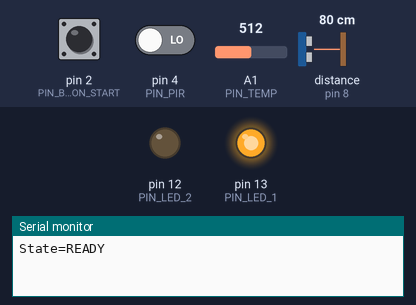
Recording of a sketch running on a simulated Arduino Uno, built with avr-gcc and run on an emulated ATmega328P. Shown: output pins drawn as LEDs (lit = HIGH), the last lines printed to the serial monitor. Dashed ring = blinking. The test bench sets the inputs (shaded band); at power-on: pin 2 (PIN_BUTTON_START) HIGH, pin 4 (PIN_PIR) LOW, A1 (PIN_TEMP) = 512, distance to the obstacle (sensor on pin 8) 80 cm. The echo pulse lasts 58.3 µs per cm; sleep ends after the set time or at an interrupt; pins used as bus, display or sensor lines are not drawn.

Above: at 1.2 s.
1.3 s: pin 2 (PIN_BUTTON_START) pulled LOW for 0.15 s
At 1.86 s:
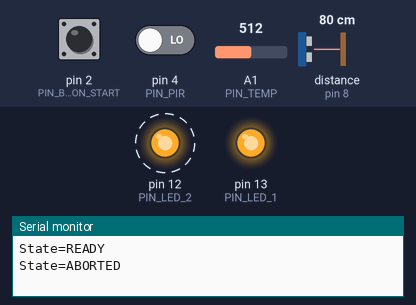
4.3 s: pin 2 (PIN_BUTTON_START) pulled LOW for 1 s
At 7.1 s:
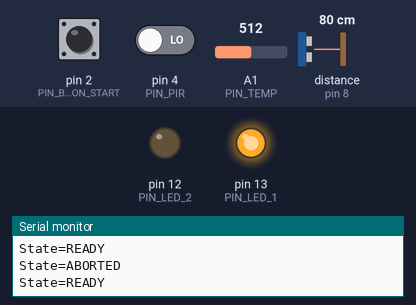
7.3 s: pin 2 (PIN_BUTTON_START) pulled LOW for 3.2 s
At 18.6 s:
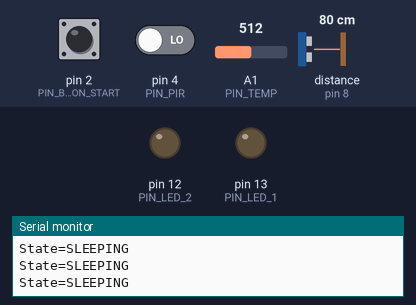
Timing chart, 0 to 19.5 s (numbered marks = the images above; inputs shaded):
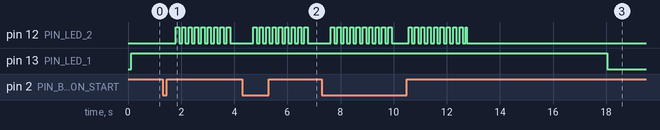

The sketch:

smart_experiment.ino
```cpp
/*
 * "Arduino Smart-Experiment" - Sistemi Embedded & IoT course of Università di Bologna.
 *
 * Authors:
 *  -Acampora Andrea
 *  -Accursi Giacomo
 */

#include "Arduino.h"
#include "Scheduler.h"
#include "Task.h"
#include "ReadyTask.h"
#include "InExecutionTask.h"
#include "AbortedTask.h"
#include "TerminatedTask.h"
#include "BlinkingTask.h"
#include "Globals.h"
#include "Button.h"
#include "Pir.h"
#include "Pot.h"
#include "ServoMotor.h"
#include "Temp.h"
#include "Light.h"
#include "Led.h"
#include "Sonar.h"
#include "MsgService.h"
#include "TaskManager.h"
#include "CheckButtonTask.h"

Scheduler sched;

TaskManager* taskManager;

Task* blinkingTask;
Task* checkButtonStartTask;
Task* checkButtonStopTask;
Task* readyTask;
Task* inExecutionTask;
Task* abortedTask;
Task* terminatedTask;


Light* led_1;
Light* led_2;
Button* button_start;
Button* button_stop;
Pir* pir;
Pot* pot;
Sonar* sonar;
ServoMotor* servo;
Temp* temp;

void setup() {
  MsgService.init();
  sched.init(40); // Minimum period of the scheduler to run all tasks.
  createComponents(); //function to initialize all components of the experiment.
  createTasks(); //function to create all tasks of the experiment.
  initTasks(); //function to set the period to the tasks.
  addTasks(); //function to add tasks to the scheduler
 }

void loop() {
  sched.schedule();
}

void createTasks(){
  blinkingTask = new BlinkingTask(led_2);
  checkButtonStartTask = new CheckButtonTask(button_start);
  checkButtonStopTask = new CheckButtonTask(button_stop);
  readyTask = new ReadyTask(led_1,checkButtonStartTask,pir);
  inExecutionTask = new InExecutionTask(led_2, pot, sonar, servo, temp, checkButtonStopTask);
  abortedTask = new AbortedTask(blinkingTask);
  terminatedTask = new TerminatedTask(blinkingTask);
  taskManager = new TaskManager(readyTask, inExecutionTask, abortedTask, terminatedTask);
}

void createComponents(){
  MsgService.init();
  led_1 = new Led(PIN_LED_1);
  led_2 = new Led(PIN_LED_2);
  button_start = new Button(PIN_BUTTON_START);
  button_stop = new Button(PIN_BUTTON_STOP);
  pir = new Pir(PIN_PIR);
  pot = new Pot(PIN_POT);
  sonar = new Sonar(SONAR_TRIGGER_PIN, SONAR_ECHO_PIN);
  servo = new ServoMotor(PIN_SERVO);
  temp = new Temp(PIN_TEMP);
}

void initTasks(){
  blinkingTask -> init(120);
  checkButtonStartTask -> init(40);
  checkButtonStopTask -> init(40);
  readyTask -> init(120);
  inExecutionTask -> init(40);
  abortedTask -> init(200);
  terminatedTask -> init(200);
  taskManager -> init(40); //It has the same period of the Scheduler because it has to check if tasks are actives.
  taskManager -> setActive(true);// The only task active at the beginning. It will activate the first task to execute.
}


void addTasks(){
  sched.addTask(taskManager);
  sched.addTask(checkButtonStartTask);
  sched.addTask(checkButtonStopTask);
  sched.addTask(inExecutionTask);
  sched.addTask(readyTask);
  sched.addTask(abortedTask);
  sched.addTask(terminatedTask);
  sched.addTask(blinkingTask);
}
```

AbortedTask.cpp
```cpp
#include "AbortedTask.h"
#include "Arduino.h"
#include "Globals.h"
#include "MsgService.h"

/**
 * This task is activated from the task manager when at the start of the Experiment the sonar doesn't detect any object.
 * It will active the BlinkingTask for 2 seconds.
 */
AbortedTask::AbortedTask(Task* blinkingTask){
  this -> blinkingTask = blinkingTask;
 }

void AbortedTask::init(int period){
  Task::init(period);
  state = START;
}

void AbortedTask::tick(){

  switch(state){

    case START:
       MsgService.sendMsg("State=ABORTED");
       this -> start_time = millis();
       this -> blinkingTask -> setActive(true);
       state = BLINKING;
       break;

    case BLINKING:
        if(this -> isTimeExpired()){
          state = EXIT;
        }
        break;

      case EXIT:
        state = START;
        this -> blinkingTask -> setActive(false);
        this -> setActive(false);
        break;
  }
}


bool AbortedTask::isTimeExpired(){
  return millis() - this -> start_time >= ERROR_TIME;
}
```

AbortedTask.h
```cpp
#ifndef __ABORTEDTASK__
#define __ABORTEDTASK__

#include "Task.h"
#include "BlinkingTask.h"
#include "Arduino.h"
#include "Globals.h"
#include "MsgService.h"

#define ERROR_TIME 2000

/**
 * This task is activated from the task manager when at the start of the Experiment the sonar doesn't detect any object.
 * It will activate the BlinkingTask for 2 seconds.
 */
class AbortedTask: public Task {

    Task* blinkingTask;
    unsigned long start_time;
    enum { START, BLINKING , EXIT} state;

    bool isTimeExpired();

public:

  AbortedTask(Task* blinkingTask);
  void init(int period);
  void tick();

};


#endif
```

BlinkingTask.cpp
```cpp
#include "BlinkingTask.h"
#include "Arduino.h"

/**
 * The task that manage the blinking of a led.
 */
BlinkingTask::BlinkingTask(Light* led){
  this->led = led;
}

void BlinkingTask::init(int period){
  Task::init(period);
  state = ON;
}

void BlinkingTask::setActive(bool active){
  Task::setActive(active);
  if(!active){
    led->switchOff();
  }
}

void BlinkingTask::tick(){
  switch (state){
    case ON: {
      led->switchOn();
      state = OFF;
      break;
    }
    case OFF: {
      led->switchOff();
      state = ON;
      break;
    }
  }
}
```

BlinkingTask.h
```cpp
#ifndef __BLINKINGTASK__
#define __BLINKINGTASK__

#include "Task.h"
#include "Light.h"

/**
 * The task that manage the blinking of a led.
 */
class BlinkingTask: public Task {

public:
  BlinkingTask(Light* led);
  void init(int period);
  void setActive(bool active);
  void tick();

private:

  Light* led;
  enum { ON, OFF } state;

};

#endif
```

Button.cpp
```cpp
#include "Arduino.h"
#include "Button.h"

Button::Button(int pin){
    this->pin = pin;
    pinMode(pin,INPUT_PULLUP);
}

bool Button::isPressed(){
    return digitalRead(pin) == LOW;
}
```

Button.h
```cpp
#ifndef __BUTTON__
#define __BUTTON__

class Button{
    public:
        Button(int pin);
        bool isPressed();
    private:
        int pin;
};

#endif
```

CheckButtonTask.cpp
```cpp
#include "CheckButtonTask.h"
#include "Arduino.h"

/**
 * This task is used to check if  a button is pressed without using interrupts.
 * It's activated from any Macro task which needs it.
 */
CheckButtonTask::CheckButtonTask(Button* button){
  this->button = button;
}

void CheckButtonTask::init(int period){
  Task::init(period);
  state = ON;
}

void CheckButtonTask::tick(){
  switch(state){
    case ON:
     if(this -> button -> isPressed()){
       state = OFF;
     }
     break;

    case OFF:
      this -> setActive(false);
      state = ON;
      break;
  }
}
```

CheckButtonTask.h
```cpp
#ifndef __CHECKBUTTONTASK__
#define __CHECKBUTTONTASK__

#include "Task.h"
#include "Button.h"

/**
 * This task is used to check if  a button is pressed without using interrupts.
 * It's activated from any Macro task which needs it.
 */
class CheckButtonTask: public Task {

public:
  CheckButtonTask(Button* button);
  void init(int period);
  void tick();

private:

  Button* button;
  enum { ON, OFF } state;
};

#endif
```

Globals.h
```cpp
#ifndef __GLOBALS__
#define __GLOBALS__

/**
 * Contains all the global Experiment informations.
 */
#define MINFREQ 1
#define MAXFREQ 50

#define PIN_POT A0
#define PIN_SERVO 11
#define SONAR_TRIGGER_PIN 7
#define SONAR_ECHO_PIN 8
#define PIN_LED_1 13
#define PIN_LED_2 12
#define PIN_PIR 4
#define PIN_BUTTON_START 2
#define PIN_BUTTON_STOP 3
#define PIN_TEMP A1
#define MAX_OBJECT_DISTANCE 1

#define MAX_VEL 5
#define MAX_ANGLE 180

#endif
```

InExecutionTask.cpp
```cpp
#include "InExecutionTask.h"
/**
 * Task which represent the main actions of object's tracking during the experiment.
 * It's activated from the task manager when user press the ready button.
 */

InExecutionTask::InExecutionTask(Light* led_2, Pot* pot, Sonar* sonar, ServoMotor* servo, Temp* temp, Task* checkButtonStopTask){
  this -> led_2 = led_2;
  this -> pot = pot;
  this -> sonar = sonar;
  this -> servo = servo;
  this -> temp = temp;
  this -> checkButtonStopTask = checkButtonStopTask;
 }

void InExecutionTask::init(int period){
  Task::init(period);
  state = START;
}

void InExecutionTask::tick(){

  switch(state){

    case START:
      experiment_aborted = false;
      if (this -> sonar -> isObjectDetected(this -> temp -> getTemperature())){ //Checking if sonar detects something at the start of the experiment.
        MsgService.sendMsg("State=IN_EXECUTION");
        this -> checkButtonStopTask -> setActive(true);
        this -> led_2 -> switchOn();
        this -> frequency = this -> readFrequency(); //Reading the frequency from the pot.
        this -> frequency  %2 == 0 ? this -> frequency -= 1 : this -> frequency;
        this -> setPeriod(1000/MAXFREQ * (MAXFREQ - this -> frequency +1)); //Setting the period of the task with multiples of the scheduler period (40);
        this -> servo -> on();
        this -> start_time = millis();
        this -> old_t = millis();
        this -> calculatePosition();
        this -> old_position = position;
        this -> state = TRACKING;
      }else {
        experiment_aborted = true;
        this -> state = OVER;
      }
      break;

    case TRACKING:
      if (!this -> isTimeExpired() && !this->isButtonStopPressed()){//Checking if the experiment is over.
        this -> calculatePosition();
        this -> processData();
        this -> moveServo();
        this -> sendToSerial();
      } else {
         state = OVER;
      }
      break;

    case OVER:
      this -> servo -> off();
      state = START;
      this -> setActive(false);
      break;
  }
}

int InExecutionTask::readFrequency(){
  int value = this -> pot -> getValue();
  return  map(value, 0, 1023 , MINFREQ, MAXFREQ);
}

bool InExecutionTask::isTimeExpired(){
  return millis() - this -> start_time >= MAX_TIME;
}

void InExecutionTask::calculatePosition(){
  this -> position = this -> sonar -> getDistance(this -> temp -> getTemperature());
}

/**
 * The main method of the experiment.
 * It calculates speed and acceleration every tick of the task.
 */
void InExecutionTask::processData(){
  float old_speed = this -> speed;
  unsigned long t = millis();
  float delta_position = abs(this -> old_position - this -> position);
  float delta_t = (t - this -> old_t) / float(1000);
  this -> speed = delta_position / delta_t;
  float delta_speed = abs(old_speed - this -> speed);
  this -> acceleration = delta_speed / delta_t;
  this -> old_t = t;
  this -> old_position = this -> position;

}

/**
 * Method that round the speeed for setting it to the Servo.
 */
int InExecutionTask::arrotonda(float number){
  int resto = (number - int(number))*100;
  return resto > 50 ? ceil(number) : floor(number);
}

/**
 * Move the servo-motor depending on the speed.
 */
void InExecutionTask::moveServo(){
    if(this -> position < MAX_OBJECT_DISTANCE) {
    int servo_pos = map(arrotonda(this->speed),0,  MAX_VEL, 0 , MAX_ANGLE);
    this -> servo -> setPosition(constrain(servo_pos,0,MAX_ANGLE));
    }
}

void InExecutionTask::sendToSerial(){
  if(this -> position < MAX_OBJECT_DISTANCE) {
    MsgService.sendMsg(String("Pos=") + this -> position);
    MsgService.sendMsg(String("Speed=") + this -> speed);
    MsgService.sendMsg(String("Acc=") + this -> acceleration);
  } else{
    MsgService.sendMsg(String("DATA_ERROR"));
  }
}

bool InExecutionTask::isButtonStopPressed(){
  return !this -> checkButtonStopTask -> isActive();
}
```

InExecutionTask.h
```cpp
#ifndef __INEXECUTIONTASK__
#define __INEXECUTIONTASK__

#include "Task.h"
#include "CheckButtonTask.h"
#include "Light.h"
#include "Pot.h"
#include "Sonar.h"
#include "ServoMotor.h"
#include "Button.h"
#include "Temp.h"
#include "Globals.h"
#include "SystemFlag.h"
#include "Arduino.h"
#include "MsgService.h"

#define MAX_TIME 20000

/**
 * Task which represent the main actions of object's tracking during the experiment.
 * It's activated from the task manager when user press the ready button.
 */

class InExecutionTask: public Task {

    Light* led_2;
    Pot* pot;
    Sonar* sonar;
    ServoMotor* servo;
    Temp* temp;
    Button* button_stop;

    Task* checkButtonStopTask;

    enum { START, TRACKING, OVER} state;
    int frequency;
    float position;
    float old_position;
    float speed;
    float acceleration;
    unsigned long start_time;
    unsigned long old_t;

    int readFrequency();
    bool isTimeExpired();
    bool isButtonStopPressed();
    void checkTime();
    int arrotonda(float number);
    void calculatePosition();
    void processData();
    void moveServo();
    void sendToSerial();

public:

  InExecutionTask(Light* led_2, Pot* pot, Sonar* sonar, ServoMotor* servo, Temp* temp, Task* checkButtonStopTask);
  void init(int period);
  void tick();

};


#endif
```

Led.cpp
```cpp
#include "Led.h"

Led::Led(int pin){
    this->pin = pin;
    pinMode(pin, OUTPUT);
}

void Led::switchOn(){
    digitalWrite(pin, HIGH);
}

void Led::switchOff(){
    digitalWrite(pin, LOW);
};
```

Led.h
```cpp
#ifndef __LED__
#define __LED__

#include "Light.h"
#include "Arduino.h"

class Led: public Light{
    public:
        Led(int pin);
        void switchOn();
        void switchOff();
    private:
        int pin;
};

#endif
```

Light.h
```cpp
#ifndef __LIGHT__
#define __LIGHT__

class Light {
    public:
        virtual void switchOn() = 0;
        virtual void switchOff() = 0;
};

#endif
```

MsgService.cpp
```cpp
#include "Arduino.h"
#include "MsgService.h"

String content;

MsgServiceClass MsgService;

bool MsgServiceClass::isMsgAvailable(){
  return msgAvailable;
}

Msg* MsgServiceClass::receiveMsg(){
  if (msgAvailable){
    Msg* msg = currentMsg;
    msgAvailable = false;
    currentMsg = NULL;
    content = "";
    return msg;
  } else {
    return NULL;
  }
}

void MsgServiceClass::init(){
  Serial.begin(9600);
  content.reserve(256);
  content = "";
  currentMsg = NULL;
  msgAvailable = false;
}

void MsgServiceClass::sendMsg(const String& msg){
  Serial.println(msg);
}

void serialEvent() {
  /* reading the content */
  while (Serial.available()) {
    char ch = (char) Serial.read();
    if (ch == '\n'){
      MsgService.currentMsg = new Msg(content);
      MsgService.msgAvailable = true;
    } else {
      content += ch;
    }
  }
}

bool MsgServiceClass::isMsgAvailable(Pattern& pattern){
  return (msgAvailable && pattern.match(*currentMsg));
}

Msg* MsgServiceClass::receiveMsg(Pattern& pattern){
  if (msgAvailable && pattern.match(*currentMsg)){
    Msg* msg = currentMsg;
    msgAvailable = false;
    currentMsg = NULL;
    content = "";
    return msg;
  } else {
    return NULL;
  }

}
```

MsgService.h
```cpp
#ifndef __MSGSERVICE__
#define __MSGSERVICE__

#include "Arduino.h"

class Msg {
  String content;

public:
  Msg(String content){
    this->content = content;
  }

  String getContent(){
    return content;
  }
};

class Pattern {
public:
  virtual boolean match(const Msg& m) = 0;
};

class MsgServiceClass {

public:

  Msg* currentMsg;
  bool msgAvailable;

  void init();

  bool isMsgAvailable();
  Msg* receiveMsg();

  bool isMsgAvailable(Pattern& pattern);

  /* note: message deallocation is responsibility of the client */
  Msg* receiveMsg(Pattern& pattern);

  void sendMsg(const String& msg);
};

extern MsgServiceClass MsgService;

#endif
```

Pir.cpp
```cpp
#include "Pir.h"
#include "Arduino.h"


Pir::Pir(int pin){
    this -> pin = pin;
    pinMode(pin, INPUT);
}

bool Pir::isDetected(){
    return digitalRead(pin) == HIGH;
};

int Pir::getPin(){
    return this -> pin;
}
```

Pir.h
```cpp
#ifndef __PIR__
#define __PIR__

class Pir{
    public:
        Pir(int pin);
        bool isDetected();
        int getPin();
    private:
        int pin;
};

#endif
```

Pot.cpp
```cpp
#include "Pot.h"

Pot::Pot(int pin){
    this->pin = pin;
}

int Pot::getValue(){
    return analogRead(this->pin);
}
```

Pot.h
```cpp
#ifndef __POT__
#define __POT__

#include "Arduino.h"

class Pot{
    public:
        Pot(int pin);
        int getValue();
    private:
        int pin;
};

#endif
```

ReadyTask.cpp
```cpp
#include "ReadyTask.h"
#include "Arduino.h"
#include "Globals.h"
#include "EnableInterrupt.h"
#include "MsgService.h"

/**
 * Task which contains the starting actions before the experiment starts.
 * It's activated from the task manager at the beginning of program's execution.
 * It also manage the sleep mode.
 */
ReadyTask::ReadyTask(Light* led1, Task* checkButtonStartTask,Pir* pir){
  this -> led1 = led1;
  this -> checkButtonStartTask = checkButtonStartTask;
  this -> pir = pir;
 }

void ReadyTask::init(int period){
  Task::init(period);
  state = START;
}

void wakeUp(){}

void ReadyTask::tick(){

  switch(state){

    case START:
       this -> start_time = millis();
       MsgService.sendMsg("State=READY");
       this -> checkButtonStartTask -> setActive(true);
       this -> led1 -> switchOn();
       state = DETECTING;
       break;

    case DETECTING:
        if(this -> isTimeToSleep()){
          state = SLEEPING;
        }
        if (this -> isButtonStartPressed()){//function that used the CheckButtonStart task and check if the start button is pressed.
          state = START;
          this -> setActive(false);
        }
        break;
      /*
       * The sleep state of the experiment.
       * The system will be in power save mode until the pir sensor will detect something.
       */
     case SLEEPING:
        MsgService.sendMsg("State=SLEEPING");
        this -> led1 -> switchOff();
        enableInterrupt(this -> pir -> getPin(), wakeUp, RISING);
        delay(100);
        set_sleep_mode(SLEEP_MODE_PWR_DOWN);
        Serial.flush();
        sleep_enable();
        sleep_mode();
        if(this-> pir -> isDetected()){
          state = START;
          disableInterrupt(this -> pir -> getPin());
          sleep_disable();
        }
        break;
  }
}

bool ReadyTask::isButtonStartPressed(){
  return !this->checkButtonStartTask->isActive();
}

bool ReadyTask::isTimeToSleep(){
   return (millis() - this -> start_time) >= SLEEP_TIME;
   }
```

ReadyTask.h
```cpp
#ifndef __READYTASK__
#define __READYTASK__

#include "Task.h"
#include "CheckButtonTask.h"
#include "Light.h"
#include "BlinkingTask.h"
#include "Arduino.h"
#include "Globals.h"
#include "Button.h"
#include "Pir.h"
#include <avr/sleep.h>

#define SLEEP_TIME 5000

/**
 * Task which contains the starting actions before the experiment starts.
 * It's activated from the task manager at the beginning of program's execution.
 * It also manage the sleep mode.
 */
class ReadyTask: public Task {

    Light* led1;
    Pir* pir;
    Task* checkButtonStartTask;

    unsigned long start_time;
    enum { START, DETECTING , SLEEPING } state;

    bool isTimeToSleep();
    bool isButtonStartPressed();

public:

  ReadyTask(Light* led1, Task* checkButtonStartTask, Pir* pir);
  void init(int period);
  void tick();

};


#endif
```

Source omitted: Scheduler.cpp (768 bytes), Scheduler.h (319 bytes), ServoMotor.cpp (391 bytes), ServoMotor.h (263 bytes), Sonar.cpp (739 bytes), Sonar.h (342 bytes), SystemFlag.cpp (58 bytes), SystemFlag.h (185 bytes), Task.h (645 bytes), TaskManager.cpp (1196 bytes), TaskManager.h (675 bytes), Temp.cpp (189 bytes) and 3 more

Measured:
- after the input at 1.3 s, pin 12 (PIN_LED_2): alternates HIGH for 0.12 s and LOW for 0.12 s, 18 changes in all, then stays LOW, starting after 0.50 s
- after the input at 4.3 s, pin 12 (PIN_LED_2): alternates HIGH for 0.12 s and LOW for 0.12 s, 18 changes in all, then stays LOW, starting after 0.42 s
- after the input at 7.3 s, pin 12 (PIN_LED_2): goes 9 × (HIGH 0.12 s, LOW 0.12 s), HIGH 0.12 s, LOW 0.64 s, 9 × (HIGH 0.12 s, LOW 0.12 s), HIGH 0.04 s, then LOW, starting after 0.34 s; pin 13 (PIN_LED_1): HIGH → LOW after 10.7 s instead of 4.9 s
